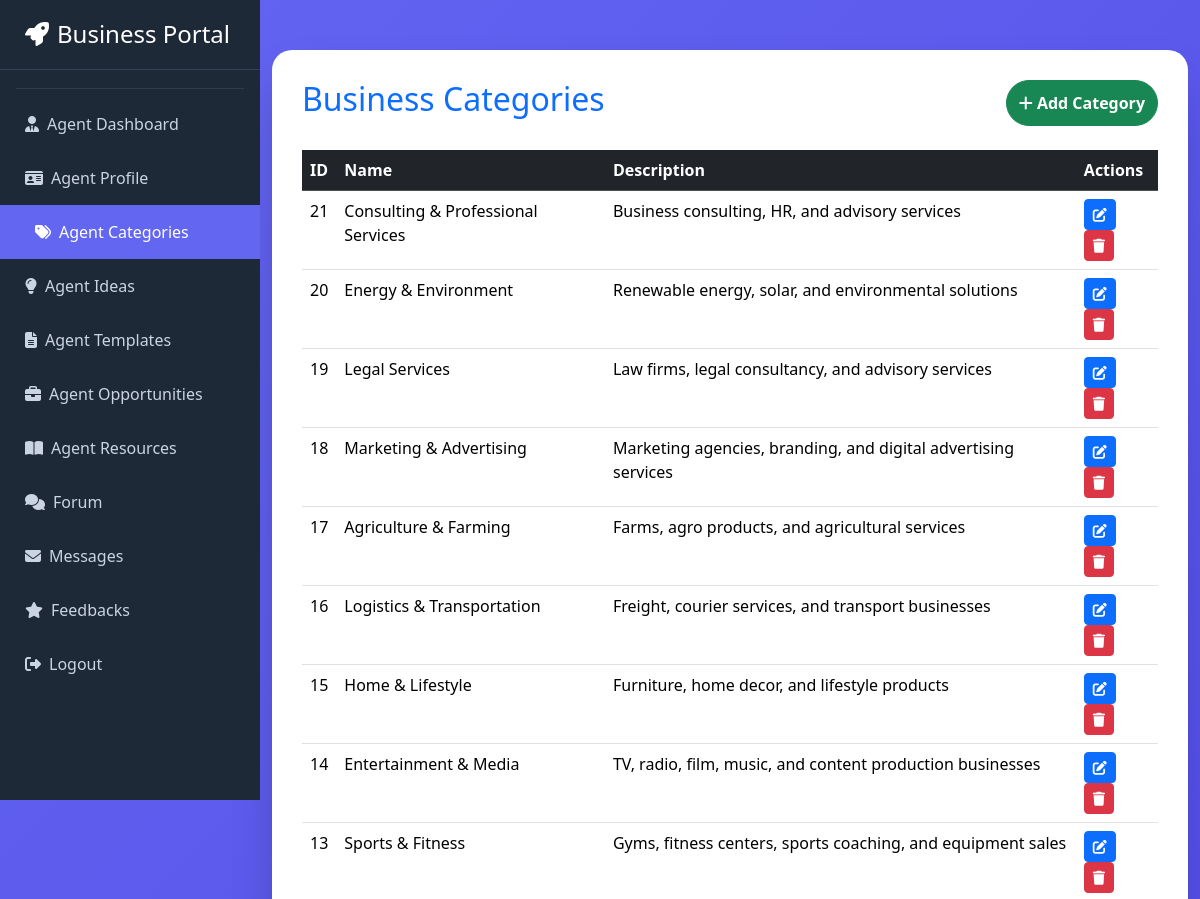
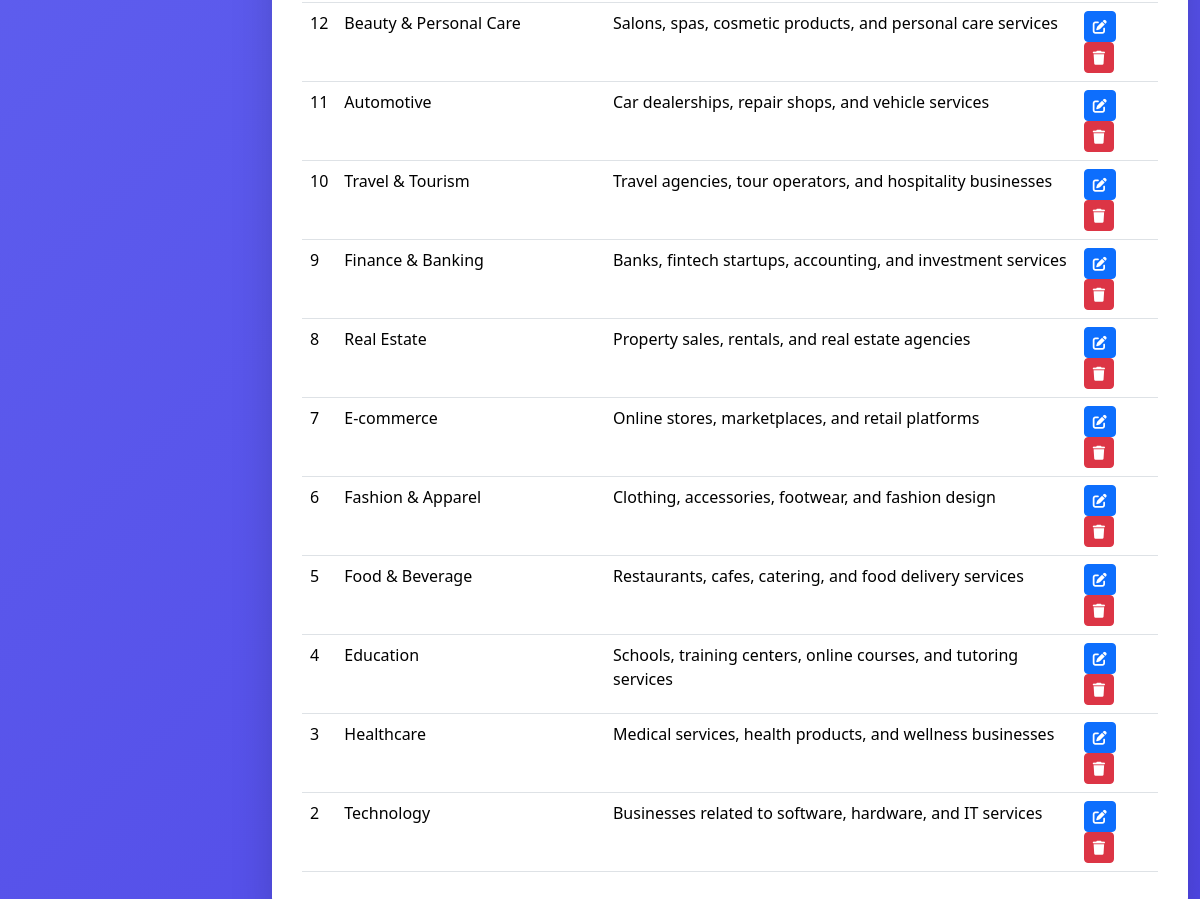
Page /agent/agent_categories.php (signed in) on the committed database (2 pictures, top to bottom).
### tables this page shows
CREATE TABLE `business_categories` (
  `id` int(11) NOT NULL,
  `name` varchar(100) NOT NULL,
  `description` text DEFAULT NULL,
  `created_at` timestamp NOT NULL DEFAULT current_timestamp()
);

### agent/agent_categories.php (the view, shortened to what this page needs)
<?php
include 'config.php';
$categories_query = mysqli_query($conn, "SELECT * FROM business_categories ORDER BY id DESC");
?>
<!DOCTYPE html>
<html lang="en">
<head>
<link href="https://cdn.jsdelivr.net/npm/bootstrap@5.3.3/dist/css/bootstrap.min.css" rel="stylesheet">
<link href="https://cdnjs.cloudflare.com/ajax/libs/font-awesome/6.5.0/css/all.min.css" rel="stylesheet">
</head>
<body>
<?php include 'sidebar.php'; ?>
<div class="container">
    <div class="categories-card">
        <div class="d-flex justify-content-between mb-4">
            <h2 class="text-primary">Business Categories</h2>
            <button class="btn btn-success btn-action" data-bs-toggle="modal" data-bs-target="#addCategoryModal">
                <i class="fas fa-plus"></i> Add Category
            </button>
        </div>
        <table class="table table-hover">
            <thead class="table-dark">
                <tr>
                    <th>ID</th>
                    <th>Name</th>
                    <th>Description</th>
                    <th>Actions</th>
                </tr>
            </thead>
            <tbody>
            <?php while($cat = mysqli_fetch_assoc($categories_query)): ?>
                <tr>
                    <td><?= $cat['id'] ?></td>
                    <td><?= htmlspecialchars($cat['name']) ?></td>
                    <td><?= htmlspecialchars($cat['description']) ?></td>
                    <td>
                        <button class="btn btn-primary btn-sm" data-bs-toggle="modal" data-bs-target="#editCategoryModal<?= $cat['id'] ?>">
                            <i class="fas fa-edit"></i>
                        </button>
                        <form method="POST" class="d-inline">
                            <button type="submit" name="delete_category" class="btn btn-danger btn-sm">
                                <i class="fas fa-trash"></i>
                            </button>
                        </form>
                    </td>
                </tr>
            <?php endwhile; ?>
            </tbody>
        </table>
    </div>
</div>
</body>
</html>

### agent/agent_categories.php (style rules this page uses)
body { background: linear-gradient(135deg, #6366f1 0%, #4f46e5 100%); min-height: 100vh; margin-left: 260px; color: #fff; }
.categories-card { max-width: 1000px; margin: 50px auto; background: #fff; border-radius: 20px; padding: 30px; color: #000; box-shadow: 0 25px 50px -12px rgba(0,0,0,0.25); }
.btn-action { border-radius: 50px; font-weight: bold; }

### agent/sidebar.php (style rules this page uses)
:root { --primary: #6366f1; --dark: #1e2937; }

### rows in the picture
business_categories: id "21", name "Consulting & Professional Services", description "Business consulting, HR, and advisory services"
business_categories: id "20", name "Energy & Environment", description "Renewable energy, solar, and environmental solutions"
business_categories: id "19", name "Legal Services", description "Law firms, legal consultancy, and advisory services"
business_categories: id "18", name "Marketing & Advertising", description "Marketing agencies, branding, and digital advertising services"
business_categories: id "17", name "Agriculture & Farming", description "Farms, agro products, and agricultural services"
business_categories: id "16", name "Logistics & Transportation", description "Freight, courier services, and transport businesses"
business_categories: id "15", name "Home & Lifestyle", description "Furniture, home decor, and lifestyle products"
business_categories: id "14", name "Entertainment & Media", description "TV, radio, film, music, and content production businesses"
business_categories: id "13", name "Sports & Fitness", description "Gyms, fitness centers, sports coaching, and equipment sales"
business_categories: id "12", name "Beauty & Personal Care", description "Salons, spas, cosmetic products, and personal care services"
business_categories: id "11", name "Automotive", description "Car dealerships, repair shops, and vehicle services"
business_categories: id "10", name "Travel & Tourism", description "Travel agencies, tour operators, and hospitality businesses"
business_categories: id "9", name "Finance & Banking", description "Banks, fintech startups, accounting, and investment services"
business_categories: id "8", name "Real Estate", description "Property sales, rentals, and real estate agencies"
business_categories: id "7", name "E-commerce", description "Online stores, marketplaces, and retail platforms"
business_categories: id "6", name "Fashion & Apparel", description "Clothing, accessories, footwear, and fashion design"
business_categories: id "5", name "Food & Beverage", description "Restaurants, cafes, catering, and food delivery services"
business_categories: id "4", name "Education", description "Schools, training centers, online courses, and tutoring services"
business_categories: id "3", name "Healthcare", description "Medical services, health products, and wellness businesses"
business_categories: id "2", name "Technology", description "Businesses related to software, hardware, and IT services"
